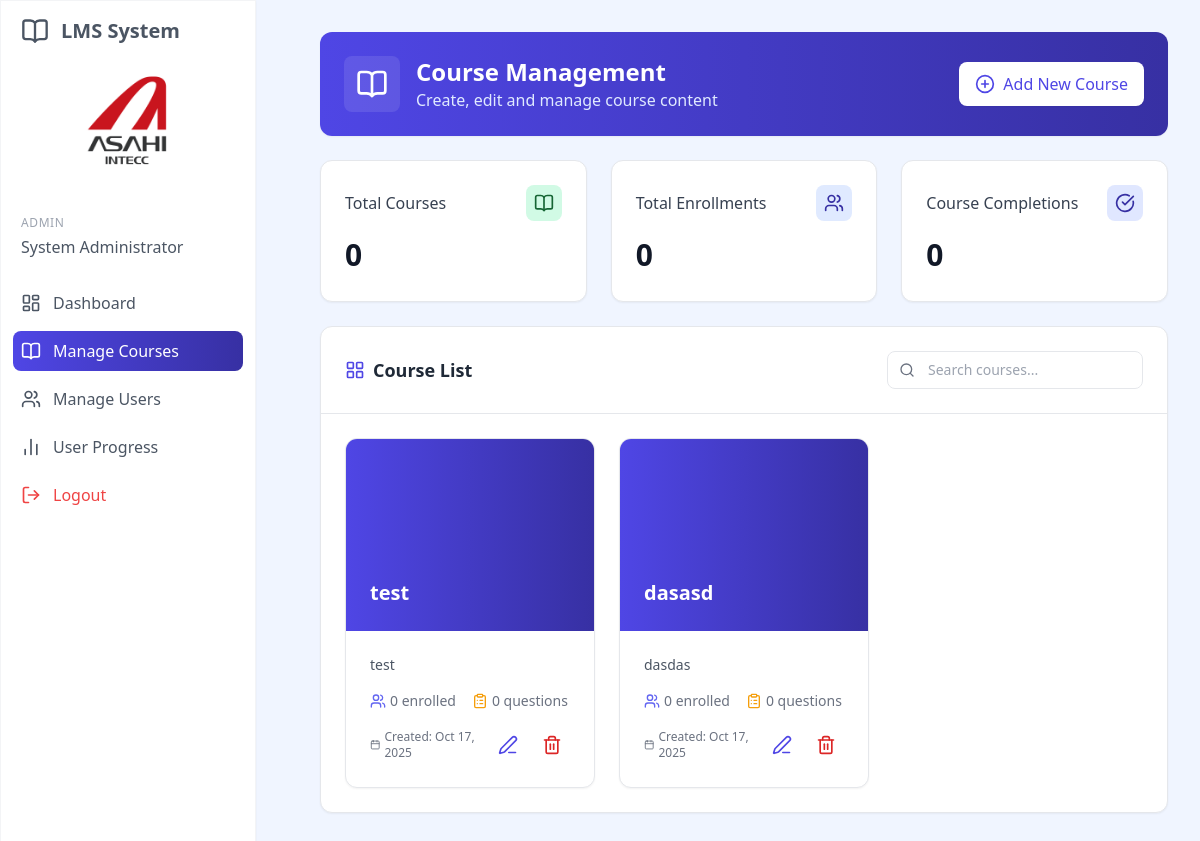
The page /manage_courses.php (signed in) on the database its author committed.
### tables this page shows
CREATE TABLE `courses` (
  `id` int(11) NOT NULL,
  `title` varchar(100) NOT NULL,
  `description` text DEFAULT NULL,
  `department` int(10) DEFAULT NULL,
  `division` int(10) DEFAULT NULL,
  `section` int(10) DEFAULT NULL,
  `company_group` tinyint(11) DEFAULT NULL,
  `position` tinyint(11) DEFAULT NULL,
  `group_id` int(11) DEFAULT NULL,
  `created_by` int(11) DEFAULT NULL,
  `has_video` int(11) DEFAULT 0,
  `created_at` timestamp NULL DEFAULT current_timestamp(),
  `updated_at` timestamp NULL DEFAULT current_timestamp() ON UPDATE current_timestamp(),
  `is_final` tinyint(1) NOT NULL DEFAULT 0,
  `removed` tinyint(1) NOT NULL DEFAULT 0
);

### web/server_controller/manage_course_controller.php (called while the page is built, shortened)
<?php
require_once __DIR__ . '/../../config.php';
$user_id = $_SESSION['user_id'];
function getCount($conn, $query, $params = [], $types = "")
{
    $stmt = $conn->prepare($query);
    if (!empty($params)) {
        $stmt->bind_param($types, ...$params);
    }
    $stmt->execute();
    $res = $stmt->get_result();
    $row = $res ? $res->fetch_assoc() : ['count' => 0];
    return (int)($row['count'] ?? 0);
}
$courses_count = getCount($conn, "
    SELECT COUNT(DISTINCT c.id) AS count
    FROM courses c
    LEFT JOIN course_collab cc ON cc.course_id = c.id
    LEFT JOIN user_courses uc ON uc.course_id = c.id
    WHERE c.removed = 0
      AND (c.created_by = ? OR cc.admin_id = ? OR uc.user_id = ?)
", [$user_id, $user_id, $user_id], "iii");
$total_enrollments = getCount($conn, "
    SELECT COUNT(DISTINCT course_id) AS count
    FROM user_courses
    WHERE user_id = ? AND removed = 0
", [$user_id], "i");
$course_completions = getCount($conn, "
    SELECT COUNT(DISTINCT course_id) AS count
    FROM user_progress
    WHERE user_id = ? AND completed = 1 AND removed = 0
", [$user_id], "i");

### web/manage_courses.php (the view, shortened to what this page needs)
<?php
require_once __DIR__ . '/server_controller/manage_course_controller.php';
$filter = isset($_GET['filter']) ? $_GET['filter'] : 'all';
$role = $_SESSION['role'];
$stmt_all = null;
if ($role === 'super_admin') {
    $courses_query = "
        SELECT
            c.id, c.title, c.description, c.created_at, c.created_by,
            (SELECT COUNT(*) FROM user_progress up WHERE up.course_id = c.id) AS enrollment_count,
            (SELECT COUNT(*) FROM questions q WHERE q.course_id = c.id) AS question_count
        FROM courses c
        WHERE c.removed = 0
        ORDER BY c.created_at DESC
    ";
    $stmt_all = $conn->prepare($courses_query);
}
$stmt_all->execute();
$course_result = $stmt_all->get_result();
?>
<!DOCTYPE html>
<html lang="en">
<head>
     <script src="https://cdn.tailwindcss.com"></script>
    <link rel="stylesheet" href="../assets/css/style.css">
</head>
<body class="bg-blue-50">
    <?php include 'includes/sidebar.php'; ?>
    <div class="p-8 sm:ml-72">
        <div class="container mx-auto">
            <div class="bg-gradient-to-r from-blue-600 to-blue-800 rounded-xl p-6 mb-6 flex justify-between items-center shadow-sm">
                <div class="flex items-center">
                    <div class="bg-white/10 p-3 rounded-lg mr-4">
                        <i data-lucide="book-open" class="h-8 w-8 text-white"></i>
                    </div>
                    <div>
                        <h1 class="text-2xl font-bold text-white">Course Management</h1>
                        <p class="text-blue-100">Create, edit and manage course content</p>
                    </div>
                </div>
                <button class="px-4 py-2.5 bg-white text-blue-600 rounded-lg flex items-center gap-2 transition-all duration-200 font-medium shadow-sm" onclick="showModal('addCourseModal')">
                    <i data-lucide="plus-circle" class="w-5 h-5"></i>
                    <span>Add New Course</span>
                </button>
            </div>
            <div class="grid grid-cols-1 md:grid-cols-2 lg:grid-cols-3 gap-6 mb-6">
                <div class="bg-white rounded-xl shadow-sm p-6 border border-gray-200 hover:shadow-md transition-all duration-300">
                    <div class="flex items-center justify-between mb-4">
                        <h3 class="text-gray-700 font-medium">Total Courses</h3>
                        <div class="bg-green-100 text-green-800 p-2 rounded-lg">
                            <i data-lucide="book-open" class="w-5 h-5"></i>
                        </div>
                    </div>
                    <div class="text-3xl font-bold text-gray-900 mb-1"><?php echo $courses_count; ?></div>
                </div>
                <div class="bg-white rounded-xl shadow-sm p-6 border border-gray-200 hover:shadow-md transition-all duration-300">
                    <div class="flex items-center justify-between mb-4">
                        <h3 class="text-gray-700 font-medium">Total Enrollments</h3>
                        <div class="bg-blue-100 text-blue-800 p-2 rounded-lg">
                            <i data-lucide="users" class="w-5 h-5"></i>
                        </div>
                    </div>
                    <div class="text-3xl font-bold text-gray-900 mb-1"><?php echo $total_enrollments; ?></div>
                </div>
                <div class="bg-white rounded-xl shadow-sm p-6 border border-gray-200 hover:shadow-md transition-all duration-300">
                    <div class="flex items-center justify-between mb-4">
                        <h3 class="text-gray-700 font-medium">Course Completions</h3>
                        <div class="bg-indigo-100 text-indigo-800 p-2 rounded-lg">
                            <i data-lucide="check-circle" class="w-5 h-5"></i>
                        </div>
                    </div>
                    <div class="text-3xl font-bold text-gray-900 mb-1"><?php echo $course_completions; ?></div>
                </div>
            </div>
            <div class="bg-white rounded-xl shadow-sm border border-gray-200 overflow-hidden mb-8">
                <div class="p-6 border-b border-gray-200 flex flex-col sm:flex-row justify-between items-start sm:items-center gap-4">
                    <h2 class="text-lg font-semibold text-gray-800 flex items-center">
                        <i data-lucide="layout-grid" class="w-5 h-5 text-blue-600 mr-2"></i>
                        Course List
                    </h2>
                    <div class="flex flex-wrap items-center gap-3 w-full sm:w-auto">
                        <div class="relative w-full sm:w-64">
                            <span class="absolute inset-y-0 left-0 flex items-center pl-3 text-gray-500">
                                <i data-lucide="search" class="w-4 h-4"></i>
                            </span>
                            <input type="search"
                                id="courseSearch"
                                class="w-full pl-10 pr-4 py-2 border border-gray-200 rounded-lg text-sm focus:outline-none focus:ring-2 focus:ring-blue-500 focus:border-blue-500"
                                placeholder="Search courses..."
                                autocomplete="off">
                        </div>
                    </div>
                </div>
                <div class="p-6">
                    <div id="courseContainer" class="grid grid-cols-1 md:grid-cols-2 lg:grid-cols-3 gap-6">
                        <?php if ($course_result->num_rows === 0): ?>
                        <div class="col-span-full flex flex-col items-center justify-center p-12 text-center">
                            <i data-lucide="book-x" class="h-16 w-16 text-gray-300 mb-4"></i>
                            <h3 class="text-xl font-medium text-gray-900 mb-2">No courses available</h3>
                            <p class="text-gray-500 mb-6 max-w-md">Start creating courses by clicking the "Add New Course" button above</p>
                            <button class="px-4 py-2 bg-blue-600 hover:bg-blue-700 text-white rounded-lg transition-colors flex items-center shadow-sm" onclick="showModal('addCourseModal')">
                                <i data-lucide="plus-circle" class="w-5 h-5 mr-2"></i>
                                Create Your First Course
                            </button>
                        </div>
                        <?php else: ?>
                            <?php while ($course = $course_result->fetch_assoc()):
                            ?>
                            <div class="course-card bg-white border border-gray-200 rounded-xl overflow-hidden shadow-sm hover:shadow-md transition-all duration-300"
                                data-id="<?php echo $course['id']; ?>"
                                data-title="<?php echo strtolower(htmlspecialchars($course['title'])); ?>">
                                <div class="h-48 bg-gradient-to-r from-blue-600 to-blue-800 p-6 flex items-end">
                                    <h3 class="text-xl font-semibold text-white"><?php echo htmlspecialchars($course['title']); ?></h3>
                                </div>
                                <div class="p-6">
                                    <p class="text-gray-600 text-sm mb-4 line-clamp-3"><?php echo htmlspecialchars($course['description']); ?></p>
                                    <div class="flex items-center text-sm text-gray-500 mb-4">
                                        <div class="flex items-center mr-4">
                                            <i data-lucide="users" class="w-4 h-4 mr-1 text-blue-500"></i>
                                            <span><?php echo $course['enrollment_count']; ?> enrolled</span>
                                        </div>
                                        <div class="flex items-center">
                                            <i data-lucide="clipboard-list" class="w-4 h-4 mr-1 text-amber-500"></i>
                                            <span><?php echo $course['question_count']; ?> questions</span>
                                        </div>
                                    </div>
                                    <div class="flex items-center justify-between">
                                        <div>
                                            <?php
                                            $course_date = new DateTime($course['created_at']);
                                            $course_date_str = $course_date->format('M j, Y');
                                            ?>
                                            <span class="text-xs text-gray-500 flex items-center">
                                                <i data-lucide="calendar" class="w-3 h-3 mr-1"></i>
                                                Created: <?php echo $course_date_str; ?>
                                            </span>
                                        </div>
                                        <?php if ($_SESSION['role'] === 'super_admin'): ?>
                                            <div class="flex space-x-2">
                                                <a href="edit_course.php?id=<?php echo $course['id']; ?>"
                                                class="p-2 text-blue-600 hover:bg-blue-50 rounded-lg transition-colors">
                                                    <i data-lucide="edit-3" class="w-5 h-5"></i>
                                                </a>
                                                <button class="p-2 text-red-600 hover:bg-red-50 rounded-lg transition-colors"
                                                        onclick="confirmDeleteCourse(<?php echo $course['id']; ?>, '<?php echo htmlspecialchars(addslashes($course['title'])); ?>')">
                                                    <i data-lucide="trash-2" class="w-5 h-5"></i>
                                                </button>
                                            </div>
                                        <?php endif; ?>
                                    </div>
                                </div>
                            </div>
                            <?php endwhile; ?>
                        <?php endif; ?>
                    </div>
                </div>
            </div>
        </div>
    </div>
</body>
</html>

### rows shown on the page
courses: title "test", description "test", enrollment_count "0", question_count "0", created_at "Oct 17, 2025"
courses: title "dasasd", description "dasdas", enrollment_count "0", question_count "0", created_at "Oct 17, 2025"

### other values the page prints
$_SESSION['full_name'] "System Administrator"
$courses_count "0"
$total_enrollments "0"
$course_completions "0"
